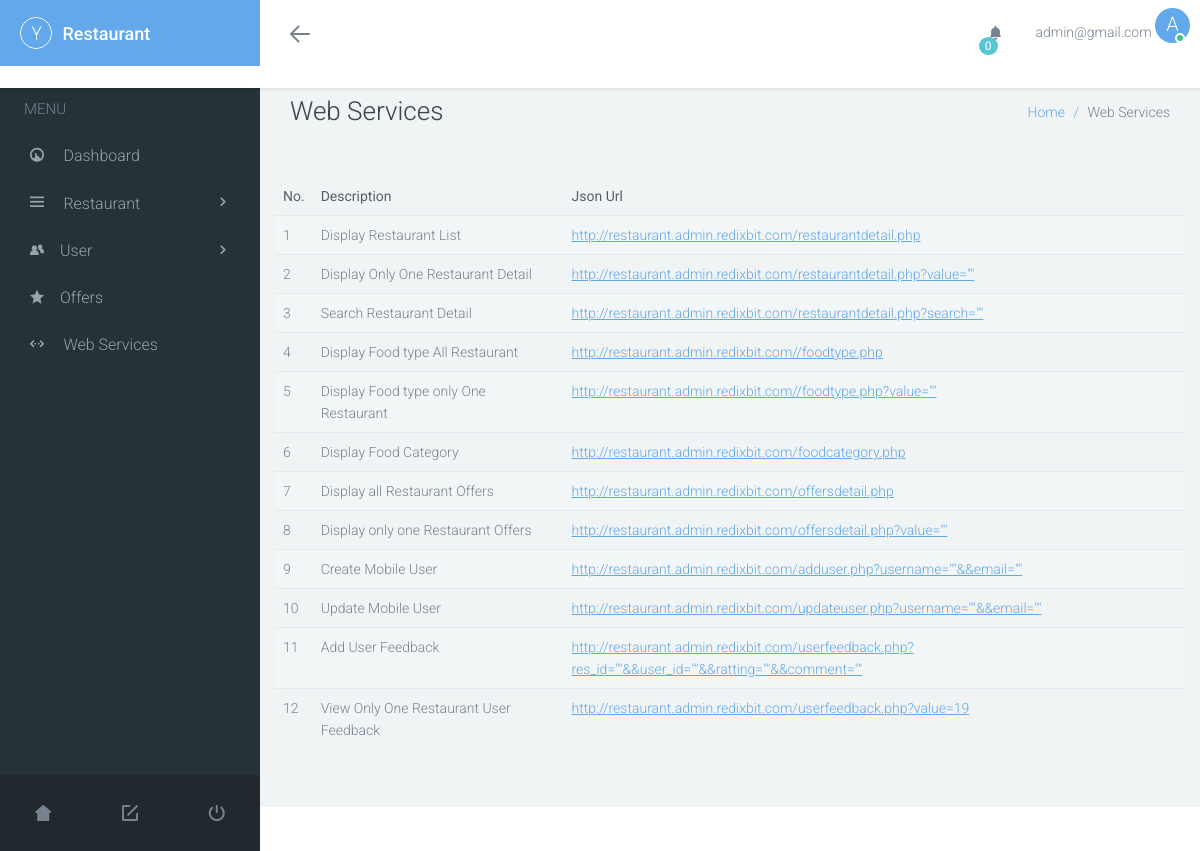
Screenshot of /Backend/servicelist.php (signed in) with the database file from the repository.
### tables this page shows
CREATE TABLE `webservice` (
  `id` int(11) NOT NULL,
  `desc` text NOT NULL,
  `url` text NOT NULL
);

### Backend/include/service.php (the view)
<div class="page animsition">
    <div class="page-header">
        <h1 class="page-title">Web Services</h1>
        <div class="page-header-actions">
            <ol class="breadcrumb">
                <li><a href="master.php">Home</a></li>
                <li class="active">Web Services</li>
            </ol>
        </div>
    </div>
<div class="col-md-12">
    <div class="example-wrap">
        <div class="example table-responsive">
            <table class="table table-striped">
                <thead>
                <tr>
                    <th>No.</th>
                    <th>Description</th>
                    <th>Json Url</th>
                </tr>
                </thead>
                <tbody>
                <?php  include'include/config.php'; $query=mysqli_query($con,"select * from webservice"); while($res=mysqli_fetch_array($query)){ ?>
                <tr>
                    <td><?php echo $res['id']; ?></td>
                    <td><?php echo $res['desc']; ?></td>
                    <td><a href="<?php echo $res['url']; ?>"><?php echo $res['url']; ?></a></td>
                </tr>
                <?php } ?>
                </tbody>
            </table>
        </div>
    </div>
    </div>
</div>

### rows the page displays
webservice: id "1", desc "Display Restaurant List", url "http://restaurant.admin.redixbit.com/restaurantdetail.php"
webservice: id "2", desc "Display Only One Restaurant Detail", url "http://restaurant.admin.redixbit.com/restaurantdetail.php?value=\"\""
webservice: id "3", desc "Search Restaurant Detail", url "http://restaurant.admin.redixbit.com/restaurantdetail.php?search=\"\""
webservice: id "4", desc "Display Food type All Restaurant", url "http://restaurant.admin.redixbit.com//foodtype.php"
webservice: id "5", desc "Display Food type only One Restaurant", url "http://restaurant.admin.redixbit.com//foodtype.php?value=\"\""
webservice: id "6", desc "Display Food Category", url "http://restaurant.admin.redixbit.com/foodcategory.php"
webservice: id "7", desc "Display all Restaurant Offers", url "http://restaurant.admin.redixbit.com/offersdetail.php"
webservice: id "8", desc "Display only one Restaurant Offers", url "http://restaurant.admin.redixbit.com/offersdetail.php?value=\"\""
webservice: id "9", desc "Create Mobile User", url "http://restaurant.admin.redixbit.com/adduser.php?username=\"\"&&email=\"\""
webservice: id "10", desc "Update Mobile User", url "http://restaurant.admin.redixbit.com/updateuser.php?username=\"\"&&email=\"\""
webservice: id "11", desc "Add User Feedback", url "http://restaurant.admin.redixbit.com/userfeedback.php?res_id=\"\"&&user_id=\"\"&&ratting=\"\"&&comment=\"\""
webservice: id "12", desc "View Only One Restaurant User Feedback", url "http://restaurant.admin.redixbit.com/userfeedback.php?value=19"

### other values shown
$d "0"
$_SESSION['uname'] "admin@gmail.com"
$lateer "A"
